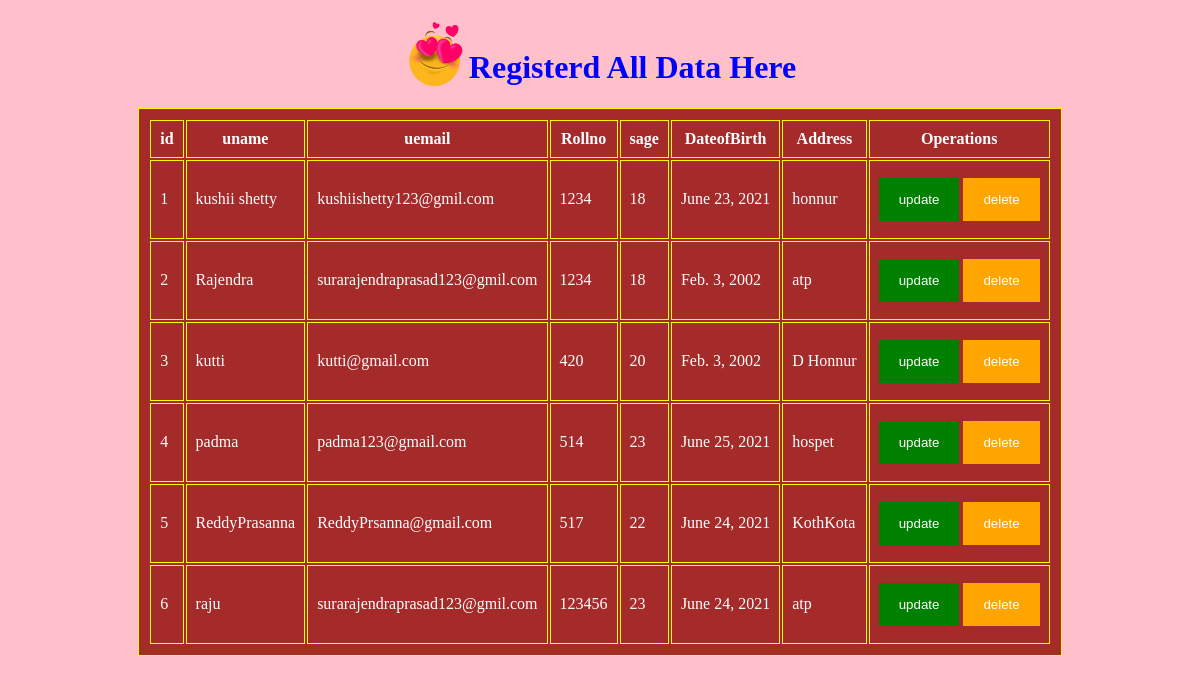
/dea/, run on the app's committed database.
### Dar/models.py (models this page shows)
class myreg(models.Model):
	uname=models.CharField(max_length=30)
	uemail=models.EmailField(max_length=20)
	Rollno=models.CharField(max_length=10)
	sage=models.IntegerField()
	dob=models.DateField(default=False)
	addres=models.CharField(max_length=30)

### Dar/views.py (the view)
# urls.py: path('dea/',views.deatiles,name='deatiles'),
def deatiles(requset):
	data=myreg.objects.all()
	return render(requset,'html/deatiles.html',{'data1':data})

### Dar/templates/html/deatiles.html (shortened to what this page needs)
{% load static %}
<!DOCTYPE html>
<html>
<head>
</head>
<body>
	<h1><img src="{% static 'images/smiley1.gif' %}" alt="" width="65" height="65" style="vertical-align:bottom">Registerd All Data Here</h1>
	<table>
		<thead>
			<tr>
				<th>id</th>
				<th>uname</th>
				<th>uemail</th>
				<th>Rollno</th>
				<th>sage</th>
				<th>DateofBirth</th>
				<th>Address</th>
				<th>Operations</th>
			</tr>
		</thead>
		<tbody>
			{% for i in data1 %}
			<tr>
				<td>{{i.id}}</td>
				<td>{{i.uname}}</td>
				<td>{{i.uemail}}</td>
				<td>{{i.Rollno}}</td>
				<td>{{i.sage}}</td>
				<td>{{i.dob}}</td>
				<td>{{i.addres}}</td>
				<td>
					<a href="{%url 'update' i.id %}">
                    <button type="button" style="background-color:green;">update</button></a>
                    <a href="#">
                    <button type="button" style="background-color:orange;">delete</button></a>
				</td>
			</tr>
			{% endfor %}
		</tbody>
	</table>
</body>
</html>

### Dar/templates/html/deatiles.html (style rules this page uses)
h1 { text-align: center;; color: blue; }
table { margin-left: auto; margin-right: auto; border: 3px; color:white; background-color: brown; }
body { background-color: pink; }
table,th,td { border:1px solid yellow; padding: 9px; }
button { background-color: #04AA6D; color: white; padding: 14px 20px; margin: 8px 0; border: none; cursor: pointer; width:auto; }

### data on the page
myreg: id "1", uname "kushii shetty", uemail "kushiishetty123@gmil.com", Rollno "1234", sage "18", dob "June 23, 2021", addres "honnur"
myreg: id "2", uname "Rajendra", uemail "surarajendraprasad123@gmil.com", Rollno "1234", sage "18", dob "Feb. 3, 2002", addres "atp"
myreg: id "3", uname "kutti", uemail "kutti@gmail.com", Rollno "420", sage "20", dob "Feb. 3, 2002", addres "D Honnur"
myreg: id "4", uname "padma", uemail "padma123@gmail.com", Rollno "514", sage "23", dob "June 25, 2021", addres "hospet"
myreg: id "5", uname "ReddyPrasanna", uemail "ReddyPrsanna@gmail.com", Rollno "517", sage "22", dob "June 24, 2021", addres "KothKota"
myreg: id "6", uname "raju", uemail "surarajendraprasad123@gmil.com", Rollno "123456", sage "23", dob "June 24, 2021", addres "atp"
